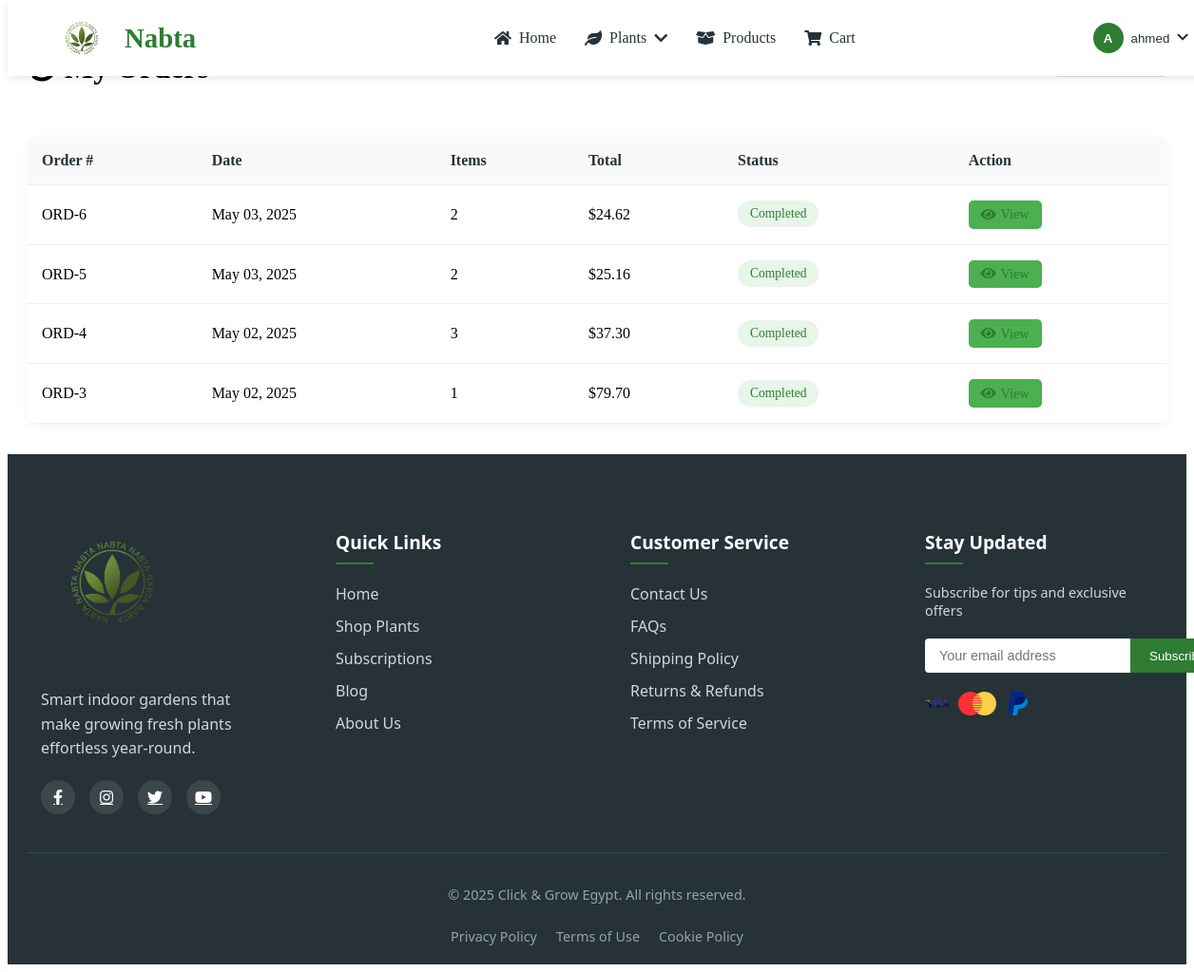
Page /orders.php (signed in) on the earlier database version.
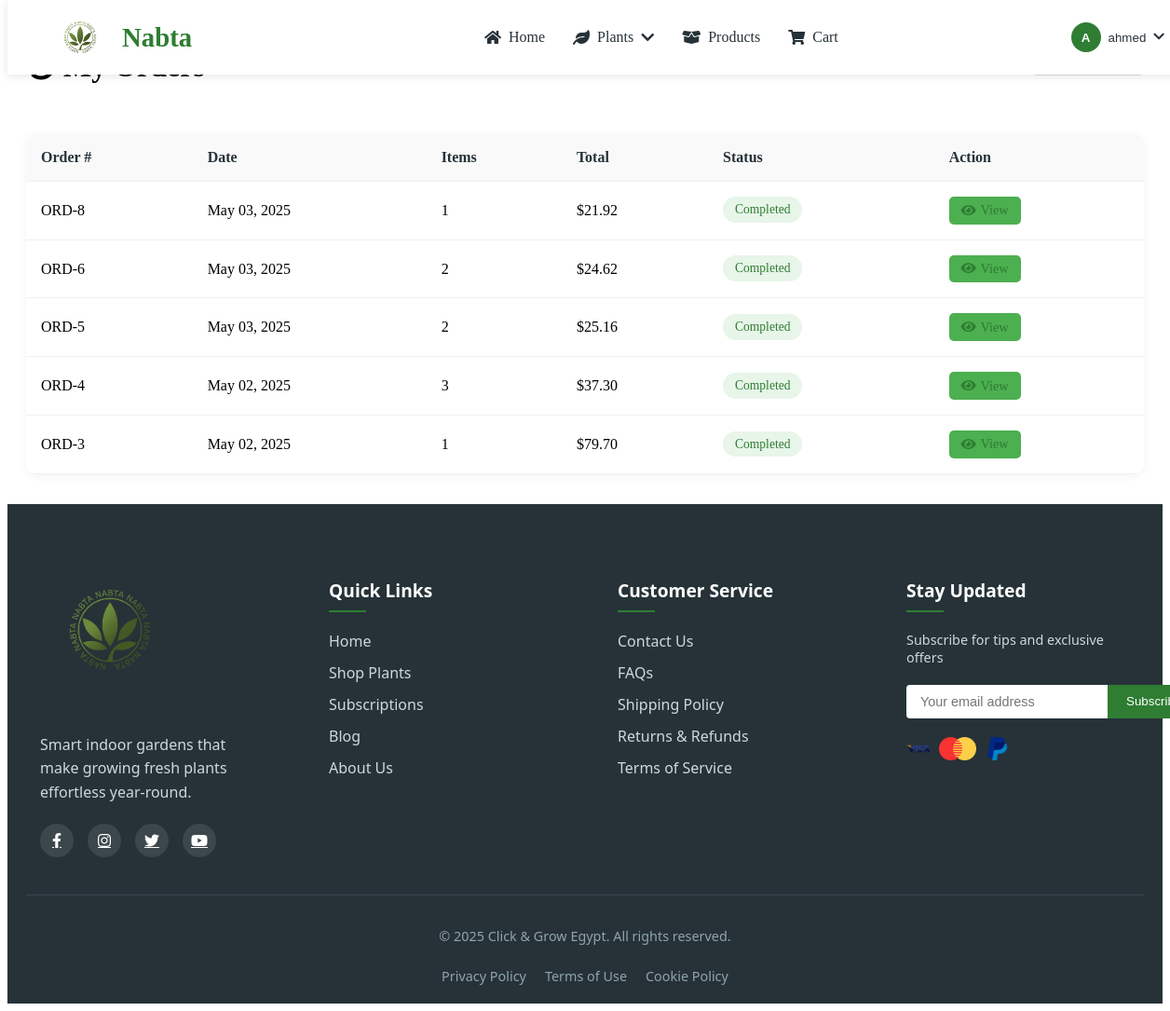
Same page on the later database version.
### tables this page shows
CREATE TABLE `orders` (
  `id` int(11) NOT NULL,
  `user_id` int(11) NOT NULL,
  `order_number` varchar(20) NOT NULL,
  `total_amount` decimal(10,2) NOT NULL,
  `shipping_address` text NOT NULL,
  `payment_method` varchar(50) NOT NULL,
  `status` enum('pending','processing','completed','cancelled') DEFAULT 'pending',
  `created_at` timestamp NOT NULL DEFAULT current_timestamp()
);

### config/init.php (called while the page is built, shortened)
<?php
function url($path = '') {
    return BASE_URL . ltrim($path, '/');
}

### orders.php (the view, shortened to what this page needs)
<?php
require_once __DIR__ . '/config/init.php';
try {
    $pdo->query("SELECT 1");
} catch (PDOException $e) {
    die("Database connection failed: " . $e->getMessage());
}
$orders_per_page = 10;
$current_page = isset($_GET['page']) ? max(1, (int)$_GET['page']) : 1;
$offset = ($current_page - 1) * $orders_per_page;
$orders = [];
try {
    $query = "SELECT o.id, o.order_number, o.total_amount, o.status, o.created_at,
                     COUNT(oi.id) as item_count
              FROM orders o
              LEFT JOIN order_items oi ON o.id = oi.order_id
              WHERE o.user_id = :user_id";
    $params = [':user_id' => $_SESSION['user_id']];
    $query .= " GROUP BY o.id ORDER BY o.created_at DESC";
    $query .= " LIMIT :limit OFFSET :offset";
    $params[':limit'] = $orders_per_page;
    $params[':offset'] = $offset;
    $stmt = $pdo->prepare($query);
    foreach ($params as $key => $value) {
        $param_type = PDO::PARAM_STR;
        if (is_int($value)) $param_type = PDO::PARAM_INT;
        $stmt->bindValue($key, $value, $param_type);
    }
    $stmt->execute();
    $orders = $stmt->fetchAll(PDO::FETCH_ASSOC);
} catch (PDOException $e) {
    error_log("Orders Page Error: " . $e->getMessage());
    die("Database error occurred. Please check the error logs.");
}
include __DIR__ . '/includes/navbar.php';
?>
<div class="orders-container">
    <div class="orders-header">
        <h1><i class="fas fa-history"></i> My Orders</h1>
        <div class="orders-filter">
            <form method="get" class="status-filter-form">
                <label for="status">Filter by status:</label>
            </form>
        </div>
    </div>
    <?php if (!empty($error_message)): ?>
        <div class="alert alert-danger">
            <i class="fas fa-exclamation-triangle"></i> <?= $error_message ?>
        </div>
    <?php else: ?>
        <div class="orders-table">
            <div class="table-responsive">
                <table>
                    <thead>
                        <tr>
                            <th>Order #</th>
                            <th>Date</th>
                            <th>Items</th>
                            <th>Total</th>
                            <th>Status</th>
                            <th>Action</th>
                        </tr>
                    </thead>
                    <tbody>
                        <?php foreach ($orders as $order): ?>
                        <tr>
                            <td><?= $order['order_number'] ? htmlspecialchars($order['order_number']) : 'ORD-' . $order['id'] ?></td>
                            <td><?= date('M d, Y', strtotime($order['created_at'])) ?></td>
                            <td><?= $order['item_count'] ?></td>
                            <td>$<?= number_format($order['total_amount'], 2) ?></td>
                            <td>
                                <span class="status-badge status-<?= $order['status'] ?>">
                                    <?= ucfirst($order['status']) ?>
                                </span>
                            </td>
                            <td>
                                <a href="<?= url('/order_details.php?id=' . $order['id']) ?>" class="btn-sm">
                                    <i class="fas fa-eye"></i> View
                                </a>
                            </td>
                        </tr>
                        <?php endforeach; ?>
                    </tbody>
                </table>
            </div>
        </div>
    <?php endif; ?>
</div>
<?php include __DIR__ . '/includes/footer.php'; ?>

Differences in the rows shown:
added orders: id "8", created_at "May 03, 2025", item_count "1", total_amount "21.92", status "Completed"
